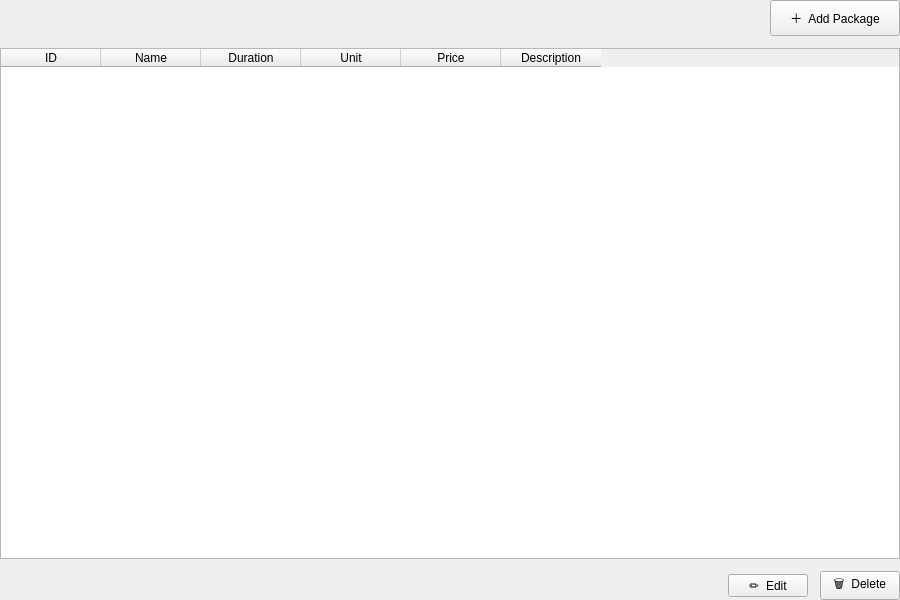
<?xml version="1.0" encoding="UTF-8"?>
<ui version="4.0">
 <class>PackagesPage</class>
 <widget class="QWidget" name="PackagesPage">
  <property name="geometry"><rect><x>0</x><y>0</y><width>900</width><height>600</height></rect></property>
  <property name="windowTitle"><string>Packages</string></property>

  <layout class="QVBoxLayout" name="mainLayout">
   <property name="spacing"><number>12</number></property>
   <property name="leftMargin"><number>0</number></property><property name="topMargin"><number>0</number></property>
   <property name="rightMargin"><number>0</number></property><property name="bottomMargin"><number>0</number></property>

   <item>
    <layout class="QHBoxLayout" name="toolbarLayout">
     <item><widget class="QLabel" name="statusLabel"><property name="text"><string/></property></widget></item>
     <item><spacer><property name="orientation"><enum>Qt::Horizontal</enum></property><property name="sizeHint" stdset="0"><size><width>40</width><height>0</height></size></property></spacer></item>
     <item><widget class="QPushButton" name="addButton"><property name="text"><string>＋  Add Package</string></property><property name="minimumSize"><size><width>130</width><height>36</height></size></property></widget></item>
    </layout>
   </item>

   <item>
    <widget class="QTableWidget" name="packagesTable">
     <property name="selectionBehavior"><enum>QAbstractItemView::SelectRows</enum></property>
     <property name="editTriggers"><set>QAbstractItemView::NoEditTriggers</set></property>
     <property name="alternatingRowColors"><bool>true</bool></property>
     <column><property name="text"><string>ID</string></property></column>
     <column><property name="text"><string>Name</string></property></column>
     <column><property name="text"><string>Duration</string></property></column>
     <column><property name="text"><string>Unit</string></property></column>
     <column><property name="text"><string>Price</string></property></column>
     <column><property name="text"><string>Description</string></property></column>
    </widget>
   </item>

   <item>
    <layout class="QHBoxLayout" name="bottomBar">
     <item><spacer><property name="orientation"><enum>Qt::Horizontal</enum></property><property name="sizeHint" stdset="0"><size><width>40</width><height>0</height></size></property></spacer></item>
     <item><widget class="QPushButton" name="editButton"><property name="text"><string>✏  Edit</string></property></widget></item>
     <item><widget class="QPushButton" name="deleteButton"><property name="text"><string>🗑  Delete</string></property></widget></item>
    </layout>
   </item>

  </layout>
 </widget>
 <resources/>
 <connections/>
</ui>
